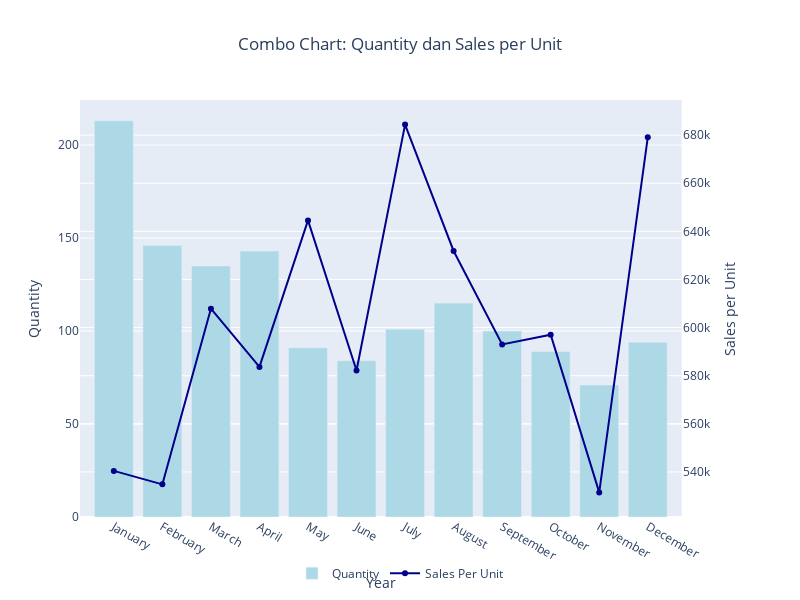

The code cell stored with this chart in its notebook:
### Markdown cell above
## Sales per Quantity Annualy

### Code cell
# Grouping untuk data sales per unit
df_spu24 = df.groupby(['month_num','month_name']).agg({'quantity': 'sum','revenue': 'sum'}).reset_index()

# tambah kolom sales per unit
df_spu24['sales_per_unit'] = (df_spu24['revenue'] / df_spu24['quantity']).astype(int)


fig_spu24 = make_subplots(specs=[[{"secondary_y": True}]])
    # Bar chart: Quantity
fig_spu24.add_trace(go.Bar(
    x=df_spu24['month_name'],
    y=df_spu24['quantity'],
    name='Quantity',
    marker_color='lightblue',
), secondary_y=False)

    # Line chart: Total Sales
fig_spu24.add_trace(go.Scatter(
    x=df_spu24['month_name'],
    y=df_spu24['sales_per_unit'],
    name='Sales Per Unit',
    mode='lines+markers',
    line=dict(color='darkblue'),
), secondary_y=True)

# Layout tambahan
fig_spu24.update_layout(
    title='Combo Chart: Quantity dan Sales per Unit',
    title_x=0.5,
    xaxis_title='Year',
    legend=dict(x=0.5, xanchor='center', orientation='h'),
    width=800,
    height=600,
)

fig_spu24.update_yaxes(title_text='Quantity', secondary_y=False)
fig_spu24.update_yaxes(title_text='Sales per Unit', secondary_y=True)

fig_spu24.show()
print('Walaupun order quantity menurun namun sales per order meningkat dari tahun ke tahun')
print('Diduga harga proruk dari tahun ke tahun makin meningkat, kemungkinan karena strategy premium pricing')

### Figure 1 — Plotly figure (JSON) as saved in the notebook; plotly's stock layout.template omitted (floating-point values rounded to 4 significant figures)
{"data": [{"marker": {"color": "lightblue"}, "name": "Quantity", "type": "bar", "x": ["January", "February", "March", "April", "May", "June", "July", "August", "September", "October", "November", "December"], "xaxis": "x", "y": [213, 146, 135, 143, 91, 84, 101, 115, 100, 89, 71, 94], "yaxis": "y"}, {"line": {"color": "darkblue"}, "mode": "lines+markers", "name": "Sales Per Unit", "type": "scatter", "x": ["January", "February", "March", "April", "May", "June", "July", "August", "September", "October", "November", "December"], "xaxis": "x", "y": [540439, 534836, 607837, 583650, 644560, 582165, 684368, 631839, 593007, 597065, 531497, 679103], "yaxis": "y2"}], "layout": {"height": 600, "legend": {"orientation": "h", "x": 0.5, "xanchor": "center"}, "title": {"text": "Combo Chart: Quantity dan Sales per Unit", "x": 0.5}, "width": 800, "xaxis": {"anchor": "y", "domain": [0, 0.94], "title": {"text": "Year"}}, "yaxis": {"anchor": "x", "domain": [0, 1], "title": {"text": "Quantity"}}, "yaxis2": {"anchor": "x", "overlaying": "y", "side": "right", "title": {"text": "Sales per Unit"}}}}
